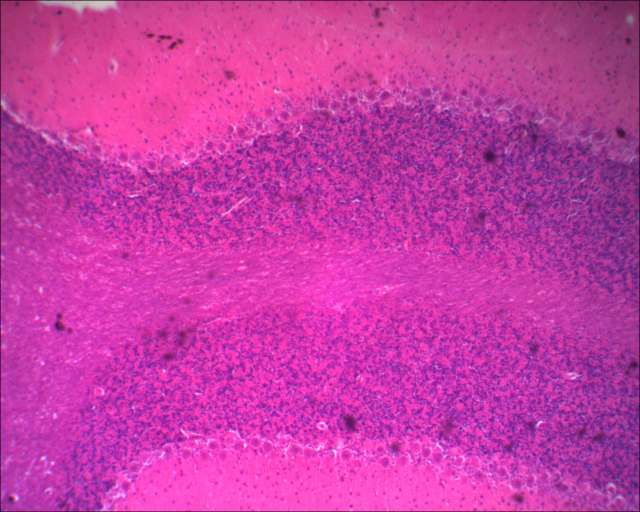
%> input picture BE492Lab3/01_B1.bmp, 1280 x 1024 px (shown at 1/2 size)
$ octave BE492Lab3_PartB.m   (GNU Octave 9; MATLAB toolbox functions it lacks are replaced by stand-ins)
%> lines starting %> are read from the running program, lines starting %| are printed output that depends on the picture
%BE492 Lab3 Part B
close all;

pb4xp = imread('01_B1.bmp');
%> pb4xp is the input picture: size 1024x1280x3 uint8; mean R, G, B 197.4, 59.4, 165.4
pb10xp = imread('02_B2.bmp');
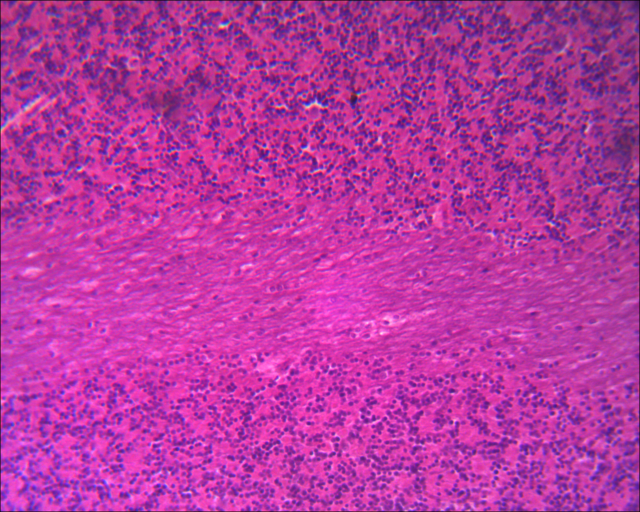
%> input picture BE492Lab3/02_B2.bmp, 1280 x 1024 px (shown at 1/2 size)
%> pb10xp is the input picture: size 1024x1280x3 uint8; mean R, G, B 181.6, 56.2, 160.8
pb40xp = imread('03_B2.bmp');
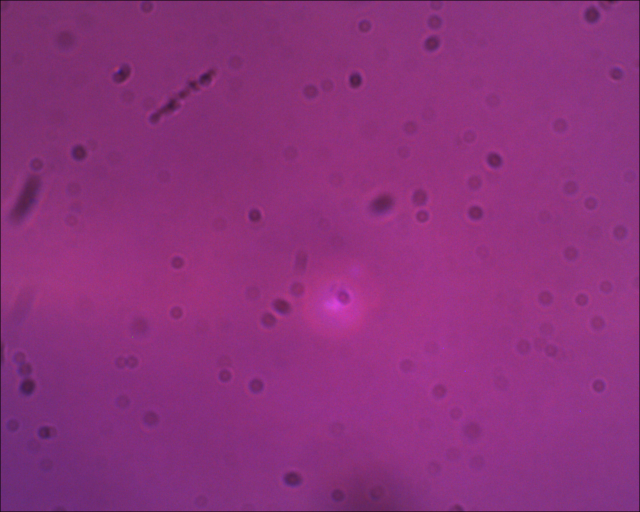
%> input picture BE492Lab3/03_B2.bmp, 1280 x 1024 px (shown at 1/2 size)
%> pb40xp is the input picture: size 1024x1280x3 uint8; mean R, G, B 139.6, 49.1, 124.2

%Grayscale Conversion using NTSC standards
pb4xpgray = 0.2989*pb4xp(:,:,1) + 0.5870*pb4xp(:,:,2) + 0.1140*pb4xp(:,:,3);
pb10xpgray = 0.2989*pb10xp(:,:,1) + 0.5870*pb10xp(:,:,2) + 0.1140*pb10xp(:,:,3);
pb40xpgray = 0.2989*pb40xp(:,:,1) + 0.5870*pb40xp(:,:,2) + 0.1140*pb40xp(:,:,3);
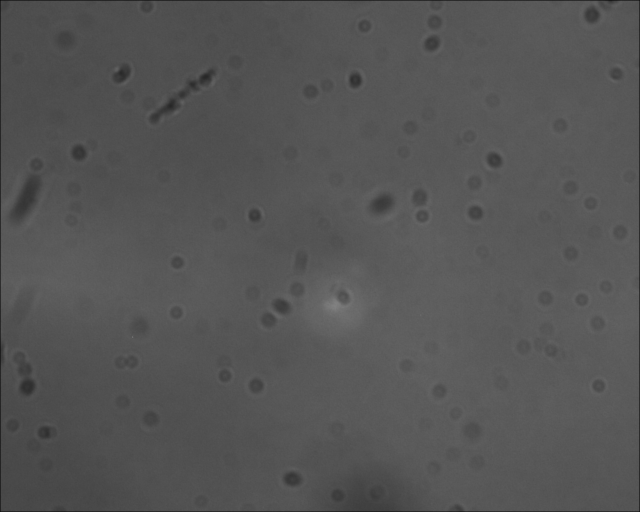
%> pb40xpgray: size 1024x1280 uint8 (shown at 1/2 size); min 0, max 134, mean 84.7

%Camera Size
pb4xp_size = size(pb4xpgray);
%> pb4xp_size = [1024 1280]
pb10xp_size = size(pb10xpgray);
%> pb10xp_size = [1024 1280]
pb40xp_size = size(pb40xpgray);
%> pb40xp_size = [1024 1280]

%Pixel Size Scale
%num of pixels * pixel size / magnification effective

pb4xpmicrons_x = [0 ((1280 * 3.6)/(0.5*4))];
pb4xpmicrons_y = [0 ((1024 * 3.6)/(0.5*4))];

pb10xpmicrons_x = [0 ((1280 * 3.6)/(0.5*10))];
pb10xpmicrons_y = [0 ((1024 * 3.6)/(0.5*10))];

pb40xpmicrons_x = [0 ((1280 * 3.6)/(0.5*40))];
pb40xpmicrons_y = [0 ((1024 * 3.6)/(0.5*40))];

xsize = 1280;
ysize = 1024;

FigureB1 = figure('Name', '4x Image NTSC Standard');
colormap(gray(256));
imagesc(pb4xpmicrons_x,pb4xpmicrons_y, pb4xpgray);
title('NTSC Standard Grayscaled 4x Magnification');
xlabel('Width of sample (microns)');
ylabel('Length of sample (microns)');

FigureB2 = figure('Name', '10x Image NTSC Standard');
colormap(gray(256));
imagesc(pb10xpmicrons_x,pb10xpmicrons_y, pb10xpgray);
title('NTSC Standard Grayscaled 10x Magnification');
xlabel('Width of sample (microns)');
ylabel('Length of sample (microns)');

FigureB3 = figure('Name', '40x Image NTSC Standard');
colormap(gray(256));
imagesc(pb40xpmicrons_x,pb40xpmicrons_y, pb40xpgray);
title('NTSC Standard Grayscaled 40x Magnification');
xlabel('Width of sample (microns)');
ylabel('Length of sample (microns)');

%Calculating Resolutions using lambda/2NA
pb4xp_res = (0.5E-6)/(2 * 0.1);
pb10xp_res = (0.5E-6)/(2 * 0.25);
pb40xp_res = (0.5E-6)/(2 * 0.65);

%Calculating Max light ray angle using NA=nsin(angle) n=1
pb4xp_angle =  asind(0.1);
pb10xp_angle = asind(0.25);
pb40xp_angle = asind(0.65);

FigureB4 = figure('Name' , 'ftpic abs');
ftpic = fftshift(fft2(pb4xpgray));
pb4xp_fftabs = abs(ftpic);
colormap(gray);
imagesc(pb4xp_fftabs);
zoom(FigureB4, 150);
title('150x Zoom of Absolute Value of FFT of 4x Image');
xlabel('K_x');
ylabel('K_y')

%Central Pixel
ftpic_size =  size(ftpic);
%> ftpic_size = [1024 1280]
csize = ftpic_size(2)/2+1;
%> csize = 641
rsize = ftpic_size(1)/2+1;
%> rsize = 513
pb4xp_sum = sum(sum(pb4xpgray));
%> pb4xp_sum = 147771717
central_pixel = ftpic(rsize,csize);
%> central_pixel = 147771717
isequal(pb4xp_sum, central_pixel);

%45 Hz frequency filter
cutoff_freq4x = 45;
[x, y] = meshgrid(1:xsize, 1:ysize);
rr_pb4x = (x-xsize/2-1).^2+(y-ysize/2-1).^2 <= cutoff_freq4x^2;
filtered = ftpic.*rr_pb4x;
new_pb4xp = ifft2(ifftshift(filtered));
new_pb4xp_real = real(new_pb4xp);

FigureB5 = figure('Name', 'Circular Disk Filtered 45Hz');
colormap(gray(256));
imagesc(pb4xpmicrons_x, pb4xpmicrons_y, new_pb4xp_real);
title('Circular Disk Filtered Picture with Cutoff Frequency 45Hz');
xlabel('Microns');
ylabel('Microns');

%LineProfile
ftpic_ln = ftpic(ysize/2+1,:);
ftpic_ln_prof = abs(ftpic_ln)/max(abs(ftpic_ln));
%> ftpic_ln_prof = 1280 values, max 1 at index 641, min 1.27e-05 at index 1, mean 0.00184
rr_prof = rr_pb4x(ysize/2+1,:);
filt_cent = abs(filtered(ysize/2+1,:));
%> filt_cent = 1280 values, max 147771717 at index 641, min 0 at index 1, mean 160452.8
filt_cent_prof = abs(filt_cent)/max(abs(filt_cent));
%> filt_cent_prof = 1280 values, max 1 at index 641, min 0 at index 1, mean 0.00109

FigureB6 = figure('Name', 'Line Profile B5');
plot(ftpic_ln_prof, 'LineWidth', 5);
hold on
plot(rr_prof, 'LineWidth', 3);
hold on
plot(filt_cent_prof, 'LineWidth', 4);
title('Normalized Line Profile with Cutoff Frequency 45Hz');
legend({'Filtered','Transform','Filtered Transform'});
xlabel('Pixel Number');
ylabel('Pixel Number');
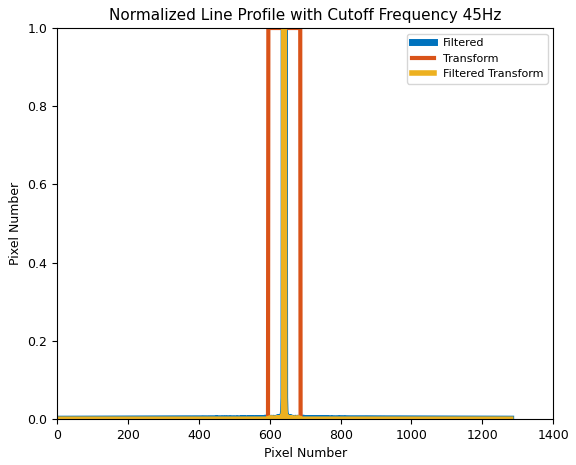
%> figure redrawn from the program's plot data; curve peaks at x = 641, y = 1; curve peaks at x = 596, y = 1

%Frequency Filter 120Hz
cutoff_freq120x = 120;
[x, y] = meshgrid(1:xsize, 1:ysize);
rr_pb120x = (x-xsize/2-1).^2+(y-ysize/2-1).^2 <= cutoff_freq120x^2;
filtered120 = ftpic.*rr_pb120x;
new_pb120xp = ifft2(ifftshift(filtered120));
new_pb120xp_real = real(new_pb120xp);

FigureB7 = figure('Name', 'Filtered Picture with Cutoff Frequency 120Hz');
colormap(gray(256));
imagesc(pb4xpmicrons_x, pb4xpmicrons_y, new_pb120xp_real);
title('Circular Disk Filtered Picture with Cutoff Frequency 120Hz');
xlabel('Microns');
ylabel('Microns');

%Line Profile
ftpic_ln120 = ftpic(ysize/2+1,:);
ftpic_ln_prof120 = abs(ftpic_ln120)/max(abs(ftpic_ln120));
%> ftpic_ln_prof120 has the same summary as ftpic_ln_prof
rr_prof120 = rr_pb120x(ysize/2+1,:);
filt_cent120 = abs(filtered120(ysize/2+1,:));
%> filt_cent120 = 1280 values, max 147771717 at index 641, min 0 at index 1, mean 183907.3
filt_cent_prof120 = abs(filt_cent120)/max(abs(filt_cent120));
%> filt_cent_prof120 = 1280 values, max 1 at index 641, min 0 at index 1, mean 0.00124

FigureB8 = figure('Name', 'Normalized Line Profile 120Hz');
plot(ftpic_ln_prof120, 'LineWidth', 5);
hold on
plot(rr_prof120, 'LineWidth', 3);
hold on
plot(filt_cent_prof120, 'LineWidth', 4);
title('Normalized Line Profile with Cutoff Frequency 120Hz');
legend({'Filtered','Transform','Filtered Transform'});
xlabel('Pixel Number');
ylabel('Pixel Number');
%> figure, not shown here; curve peaks at x = 641, y = 1; curve peaks at x = 521, y = 1

%Gaussian Filter 45Hz
cutoff_freq4x = 45;
[x, y] = meshgrid(1:xsize, 1:ysize);
gg45 = exp(-((x-xsize/2-1).^2 + (y-ysize/2-1).^2/cutoff_freq4x^2));
filtered_45x = ftpic.* gg45;

new_pb45x_g = ifft2(ifftshift(filtered_45x));
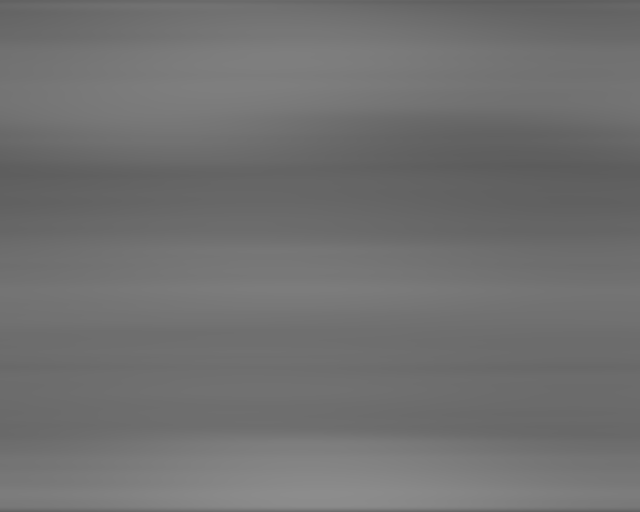
%> new_pb45x_g: size 1024x1280 double (shown at 1/2 size); min 92.62, max 140.5, mean 112.7
new_pb45x_gr = real(new_pb45x_g);

FigureB9 = figure('Name', 'Gaussian Filtered 45Hz');
colormap(gray(256));
imagesc(pb4xpmicrons_x, pb4xpmicrons_y, new_pb45x_gr);
title('Gaussian Filtered Picture with Cutoff Frequency 45Hz');
xlabel('Microns');
ylabel('Microns');

%Lineprofile
ftpic_ln45g = ftpic(ysize/2+1,:);
ftpic_ln_prof45g = abs(ftpic_ln45g)/max(abs(ftpic_ln45g));
%> ftpic_ln_prof45g has the same summary as ftpic_ln_prof
gg_prof45 = gg45(ysize/2+1,:);
filt_cent45g = abs(filtered_45x(ysize/2+1,:));
%> filt_cent45g = 1280 values, max 147771717 at index 641, min 0 at index 1, mean 120230.3
filt_cent_prof45g = abs(filt_cent45g)/max(abs(filt_cent45g));
%> filt_cent_prof45g = 1280 values, max 1 at index 641, min 0 at index 1, mean 0.000814

FigureB10 = figure('Name', 'Normalized Gaussain Plot Profile 45Hz');
plot(ftpic_ln_prof45g, 'LineWidth', 5);
hold on
plot(gg_prof45, 'LineWidth', 3);
hold on
plot(filt_cent_prof45g, 'LineWidth', 4);
title('Normalized Gaussian Line Profile with Cutoff Frequency 45Hz');
legend({'Filtered','Transform','Filtered Transform'});
xlabel('Pixel Number');
ylabel('Pixel Number');
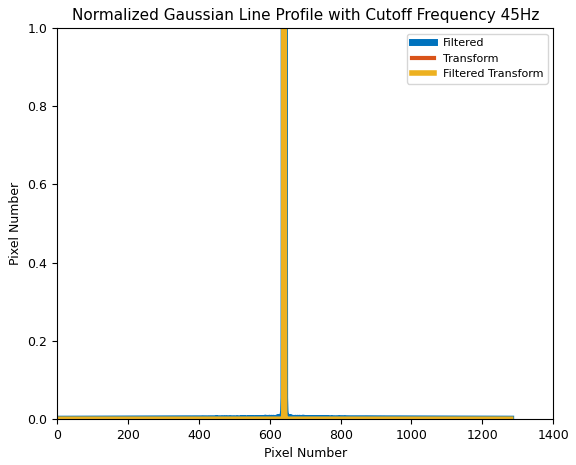
%> figure redrawn from the program's plot data; curve peaks at x = 641, y = 1


cutoff_freq120x = 120;
[x, y] = meshgrid(1:xsize, 1:ysize);
gg120 = exp(-((x-xsize/2-1).^2 + (y-ysize/2-1).^2/cutoff_freq120x^2));
filtered_120x = ftpic.* gg120;

new_pb120x_g = ifft2(ifftshift(filtered_120x));
new_pb120x_gr = real(new_pb120x_g);

FigureB11 = figure('Name', 'Gaussian Filtered 120Hz');
colormap(gray(256));
imagesc(pb4xpmicrons_x, pb4xpmicrons_y, new_pb120x_gr);
title('Gaussian Filtered Picture with Cutoff Frequency 120Hz');
xlabel('Microns');
ylabel('Microns');

%LineProfile
ftpic_ln120g = ftpic(ysize/2+1,:);
ftpic_ln_prof120g = abs(ftpic_ln120g)/max(abs(ftpic_ln120g));
%> ftpic_ln_prof120g has the same summary as ftpic_ln_prof
gg_prof120 = gg120(ysize/2+1,:);
filt_cent120g = abs(filtered_120x(ysize/2+1,:));
%> filt_cent120g has the same summary as filt_cent45g
filt_cent_prof120g = abs(filt_cent120g)/max(abs(filt_cent120g));
%> filt_cent_prof120g has the same summary as filt_cent_prof45g

FigureB12 = figure('Name', 'Normalized Gaussain Plot Profile 120Hz');
plot(ftpic_ln_prof120g);
hold on
plot(gg_prof120);
hold on
plot(filt_cent_prof120g);
title('Normalized Gaussian Line Profile with Cutoff Frequency 120Hz');
legend({'Filtered','Transform','Filtered Transform'});
xlabel('Pixel Number');
ylabel('Pixel Number');
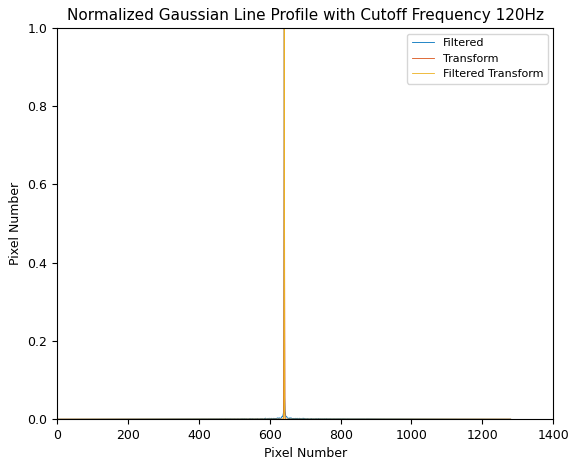
%> figure redrawn from the program's plot data; curve peaks at x = 641, y = 1


FileName=mfilename;
%> (the run ends here)
